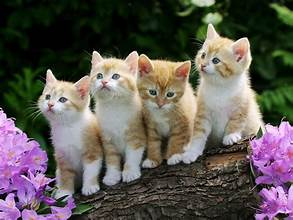
#> input picture cats.jpg, 293 x 220 px
$ jupyter execute cv.ipynb   (shell and % lines are left out)
#> lines starting #> are read from the running program, lines starting #| are printed output that depends on the picture
[cell 1]
import cv2
import numpy as np
from matplotlib import pyplot as plt

[cell 2]
cats = cv2.imread('cats.jpg')
#> cats is the input picture: shape (220, 293, 3); mean B, G, R 83.2, 87.8, 93.8

[cell 3]
print(cats.shape)
#| (220, 293, 3)

[cell 4]
plt.imshow(cats) #BGR
plt.axis('off')
plt.show()

[cell 5]
cats_HSV = cv2.cvtColor(cats, cv2.COLOR_BGR2HSV)
#> cats_HSV: shape (220, 293, 3); mean H, S, V 57.9, 112.3, 102
plt.imshow(cats_HSV) #HSV
plt.axis('off')
plt.show()

[cell 6]
cv2.imshow('Cat image', cats)
cv2.waitKey(0)
cv2.destroyAllWindows()

[cell 7]
cats = cv2.cvtColor(cats,cv2.COLOR_BGR2RGB)
plt.imshow(cats) #RGB
plt.axis('off')
plt.show()

[cell 8]
cats_gray = cv2.cvtColor(cats,cv2.COLOR_RGB2GRAY)
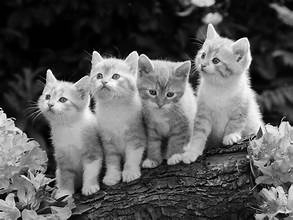
#> cats_gray: shape (220, 293); min 0, max 254, mean 89.1

[cell 9]
print(cats_gray.shape)
#| (220, 293)

[cell 10]
plt.imshow(cats_gray, cmap='gray')
plt.axis('off')
plt.show()

[cell 11]
cats.shape
#> Out = (220, 293, 3)

[cell 12]
cats_resize = cv2.resize(cats, (300, 300))
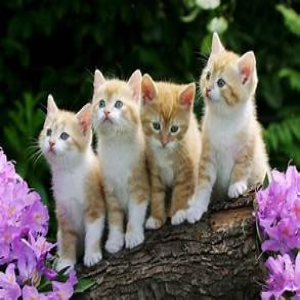
#> cats_resize: shape (300, 300, 3); mean R, G, B 93.7, 87.7, 83.1

[cell 13]
cats_resize.shape
#> Out = (300, 300, 3)

[cell 14]
plt.imshow(cats_resize)
plt.axis('off')
plt.show()

[cell 15]
cats_resize2 = cv2.resize(cats, (300, 300), interpolation=cv2.INTER_CUBIC)
plt.imshow(cats_resize2)
plt.axis('off')
plt.show()
print(cats_resize2.shape)
#| (300, 300, 3)

[cell 16]
cropped_cats = cats_resize2[150:300, 200:250]
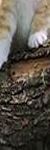
#> cropped_cats: shape (150, 50, 3); mean R, G, B 89, 83.2, 73.8
plt.imshow(cropped_cats)
plt.axis('off')
plt.show()
print(cropped_cats.shape)
#| (150, 50, 3)

$ run again, with park.jpg copied over cats.jpg
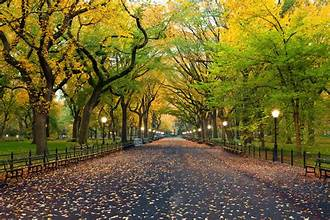
#> input picture park.jpg, 330 x 220 px
#> cats is the input picture: shape (220, 330, 3); mean B, G, R 47.8, 101.4, 111.2
#| (220, 330, 3)
#> cats_HSV: shape (220, 330, 3); mean H, S, V 38.1, 151.3, 114.6
#| (220, 330)
#> `cats_resize = cv2.resize(cats, (300, 300))`:
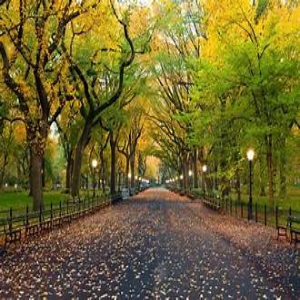
#> cats_resize: shape (300, 300, 3); mean R, G, B 111, 101.3, 47.7
#| (300, 300, 3)
#> `cropped_cats = cats_resize2[150:300, 200:250]`:
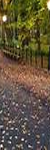
#> cropped_cats: shape (150, 50, 3); mean R, G, B 96.9, 84.1, 60.7
#| (150, 50, 3)
